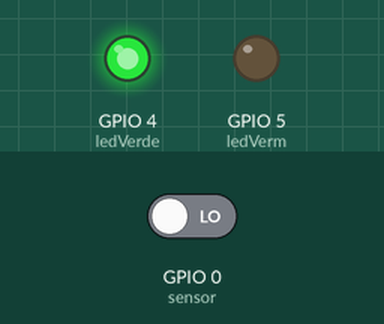
Recording of a sketch running on a simulated ESP8266 (NodeMCU). Parts: output pins drawn as LEDs (lit = HIGH). The test bench sets the inputs (shaded band); at power-on: GPIO 0 (sensor) LOW. WiFi joins after 1.5 s; servers stay silent unless stated; uploads are accepted with an empty reply; what the sketch prints to the serial monitor is not drawn.

Above: at 3.2 s.
3.3 s: GPIO 0 (sensor) driven HIGH
At 3.6 s:
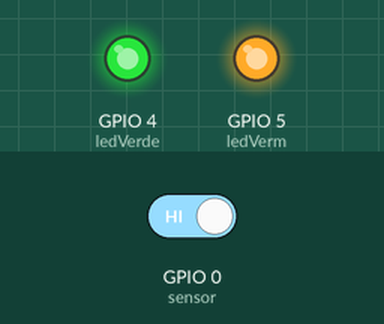
4.8 s: GPIO 0 (sensor) driven LOW
At 6.0 s:
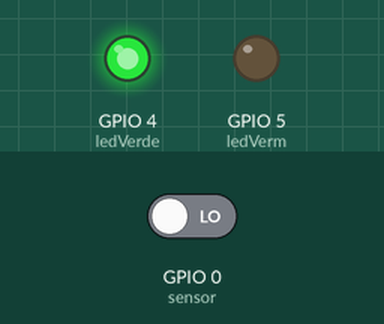
Timing chart, 0 to 7.8 s (numbered marks = the images above; inputs shaded):
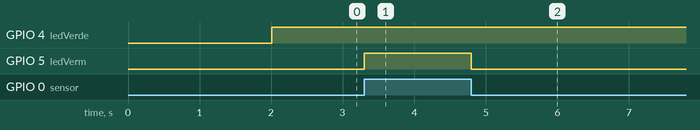

The sketch:

AlarmaE.ino
```cpp
#include <ESP8266WiFi.h>
#include <ESP8266HTTPClient.h>

//Dados da conexão Wi-fi

const char* ssid     = "SSID";
const char* password = "Password";

HTTPClient http; // Declara variável para para p HttpClient

int ledVerm = 5;   // Pino ligado ao led vermelho
int ledVerde = 4;   // Pino ligado ao led verde
int sensor = 0;  // Pino ligado ao sensor PIR
int valorSensor = 0;   // Variavel para guardar valor do sensor
int httpCode = 0; // Variável para código de retorno do HttpClient
int aux = 0; // Auxiliar para armazenar o estado anterior do sensor

void setup() {

  Serial.begin(115200);
  delay(10);

  pinMode(ledVerm, OUTPUT);  //Define pino D0 como saida
  digitalWrite(ledVerm, LOW);
  pinMode(ledVerde, OUTPUT);  //Define pino D1 como saida
  digitalWrite(ledVerde, LOW);
  pinMode(sensor, INPUT);   //Define pino D3 como entrada


  WiFi.begin(ssid, password); // Inicia conexão Wifi


  while (WiFi.status() != WL_CONNECTED) { // Aguarda a conexão ser estabelecida

    Serial.println("...");
    delay(1000);
  }

  Serial.println("Conectado");
}

void loop() {

  verificaConexao(); //Chama função para verificar a conexão Wifi

  valorSensor = digitalRead(sensor); // Verifica sinal so sensor
  digitalWrite(ledVerm, valorSensor); //Seta o valor do sensor no Led vermelho

  if ((valorSensor == 1) && (aux != 1)) { // Verifica o valor do sensor e da variável auxiliar para não repetir a mesma informação,
                                          // entra no if apenas se o estado anterior do sensor foi 0
    enviaMensagem(); // Chama função para o envio da mensagem para o API

    if (httpCode >= 0) { //httpCode maior > 0 indica que o servidor respondeu corretamente

      aux = 1; // Armazena o estado do sensor
    }

    else { //Caso apresente erro de comunicação com o servidor

      while (httpCode < 0) { //Tentativa de realizar o get até resultado positivo

        verificaConexao(); // Verifica conexão Wifi
        enviaMensagem(); // Repete o envio da mensagem
      }
    }
  }

  else if (valorSensor == 0) {
    aux = 0; // Armazena o estado do sensor
  }
}

void verificaConexao() {

  if (WiFi.status() == WL_CONNECTED) { // Confirma a conexão com a rede Wifi

    digitalWrite(ledVerde, HIGH); // Indica Nodemcu Conectado
  }

  else { // Solicita conexão com a rede Wifi

    WiFi.begin(ssid, password);

    while (WiFi.status() != WL_CONNECTED) { //Enquanto Wifi não conecta
      digitalWrite(ledVerde, LOW); // Desliga Led Verde
      digitalWrite(ledVerm, HIGH); // Liga Led Vermelho
      Serial.println("...");
      delay(1000);
    }

    Serial.println("Conectado"); //Wifi conectado
    digitalWrite(ledVerm, LOW); //Retorna o estado dos Leds
    digitalWrite(ledVerde, HIGH);
  }
}

int enviaMensagem() {

  http.begin("http://iot.wifiaqui.com.br/alarme/?presenca=cadastrar&localidade=Nome-do-Lugar"); //Envia o alerta para a API
  httpCode = http.GET(); //Recebe código para confirmação do get
  http.end(); //Finaliza o Client
  delay(100);
  return httpCode; //Retorna o HttpCode
}
```

Measured:
- after the input at 3.3 s, GPIO 5 (ledVerm): LOW → HIGH at once
- after the input at 4.8 s, GPIO 5 (ledVerm): HIGH → LOW at once
